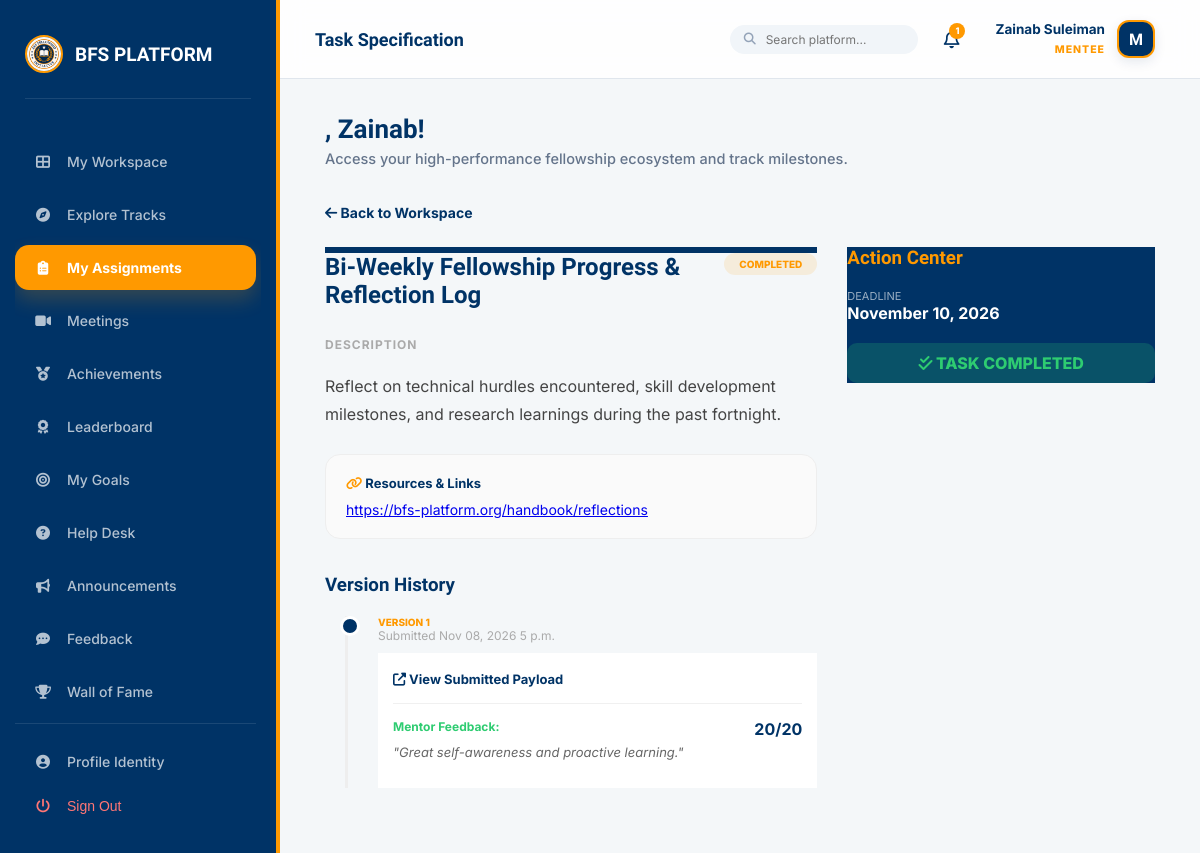
The page /tasks/assignment/10/ (signed in) on the database its author committed.
### accounts/models.py (models this page shows, shortened)
class User(AbstractUser):
    ROLE_CHOICES = [
        ('mentee', 'Mentee'),
        ('mentor', 'Mentor'),
        ('management', 'Management Team'),
        ('coordinator', 'Programme Coordinator'),
    ]
    role = models.CharField(max_length=20, choices=ROLE_CHOICES, default='mentee')
    phone = models.CharField(max_length=20, blank=True)
    bio = models.TextField(blank=True)
    avatar_url = models.URLField(blank=True)   # Link to OneDrive/SharePoint photo
    is_verified = models.BooleanField(default=False)
    linkedin_url = models.URLField(blank=True, verbose_name="LinkedIn Profile")
    github_url = models.URLField(blank=True, verbose_name="GitHub/Portfolio")
    cv_url = models.URLField(blank=True, verbose_name="CV/Resume (OneDrive Link)")
    qualification = models.CharField(max_length=120, blank=True, help_text="e.g. B.Sc, M.Sc, Ph.D, Professional Fellow")
    expertise = models.CharField(max_length=150, blank=True, help_text="e.g. Software Engineering, AI, Cloud, Research")
    academic_status = models.CharField(max_length=100, blank=True, help_text="e.g. Student, Recent Graduate, Professional")
    interests = models.TextField(blank=True, help_text="Areas of interest or specialization")
    career_goal = models.TextField(blank=True, help_text="Mentee primary career and learning goal")

### tasks/models.py (models this page shows, shortened)
class TaskAssignment(models.Model):
    STATUS_CHOICES = [
        ('todo', 'To Do'),
        ('submitted', 'Submitted'),
        ('completed', 'Completed'),
        ('overdue', 'Overdue'),
        ('resubmission', 'Resubmission Required'),
    ]
    task = models.ForeignKey(Task, on_delete=models.CASCADE, related_name='assignments')
    mentee = models.ForeignKey(settings.AUTH_USER_MODEL, on_delete=models.CASCADE, related_name='my_assignments')
    status = models.CharField(max_length=25, choices=STATUS_CHOICES, default='todo')
    assigned_at = models.DateTimeField(auto_now_add=True)
    class Meta:
        unique_together = ('task', 'mentee')

class Task(models.Model):
    TARGET_CHOICES = [
        ('individual', 'Individual'),
        ('selected', 'Selected Mentees'),
        ('group', 'Entire Group'),
        ('population', 'Wider Population'),
    ]
    title = models.CharField(max_length=200)
    description = models.TextField()
    category = models.CharField(
        max_length=80,
        blank=True,
        help_text="e.g. Research, Coding, Design"
    )
    resources = models.TextField(blank=True, help_text="Links to helpful reading materials")
    submission_rules = models.TextField(blank=True, help_text="Specific rules for this submission")
    deadline = models.DateTimeField()
    points_possible = models.PositiveIntegerField(default=20)
    target_type = models.CharField(max_length=12, choices=TARGET_CHOICES)
    target_group = models.ForeignKey(Group, on_delete=models.SET_NULL, null=True, blank=True)
    selected_mentees = models.ManyToManyField(settings.AUTH_USER_MODEL, blank=True, related_name='specially_assigned_tasks')
    assigned_by = models.ForeignKey(settings.AUTH_USER_MODEL, on_delete=models.SET_NULL, null=True, related_name='tasks_created')
    created_at = models.DateTimeField(auto_now_add=True)

class Submission(models.Model):
    assignment = models.ForeignKey(TaskAssignment, on_delete=models.CASCADE, related_name='submissions')
    onedrive_link = models.URLField(verbose_name="OneDrive/SharePoint URL")
    mentee_notes = models.TextField(blank=True)
    version = models.PositiveIntegerField(default=1)
    submitted_at = models.DateTimeField(auto_now_add=True)

class Review(models.Model):
    submission = models.OneToOneField(Submission, on_delete=models.CASCADE, related_name='review')
    reviewer = models.ForeignKey(settings.AUTH_USER_MODEL, on_delete=models.SET_NULL, null=True)
    score = models.PositiveIntegerField()
    feedback = models.TextField(blank=True)
    requires_resubmission = models.BooleanField(default=False)
    reviewed_at = models.DateTimeField(auto_now_add=True)

### tasks/views.py (the view)
# urls.py: path('assignment/<int:assignment_id>/', views.task_detail, name='task_detail'),
@role_required('mentee', 'mentor', 'coordinator')
def task_detail(request, assignment_id):
    assignment = get_object_or_404(TaskAssignment, id=assignment_id)
    if request.user.role == 'mentee' and assignment.mentee != request.user:
        raise PermissionDenied
    return render(request, 'tasks/task_detail.html', {'assignment': assignment})

### templates/tasks/task_detail.html (shortened to what this page needs)
{% extends 'base.html' %}
{% block header_title %}Task Specification{% endblock %}
{% block content %}
<div style="margin-bottom: 25px;">
    <a href="{% url 'dashboard:home' %}" style="text-decoration: none; color: var(--navy); font-weight: 700; font-size: 14px;">
        <i class="fas fa-arrow-left"></i> Back to Workspace
    </a>
</div>
<div class="detail-grid">
    <div class="main-content">
        <div class="card" style="border-top: 6px solid var(--navy);">
            <div style="display: flex; justify-content: space-between; align-items: flex-start;">
                <h2 style="font-family: 'Lexend'; color: var(--navy); margin: 0;">{{ assignment.task.title }}</h2>
                <span class="status-pill" style="background: var(--gold-soft); color: var(--gold); padding: 5px 15px; border-radius: 20px; font-size: 10px; font-weight: 800;">
                    {{ assignment.get_status_display|upper }}
                </span>
            </div>
            <div style="margin: 25px 0; line-height: 1.8; color: #444;">
                <h4 style="font-size: 12px; color: #aaa; text-transform: uppercase; letter-spacing: 1px;">Description</h4>
                {{ assignment.task.description|linebreaks }}
            </div>
            <div style="background: #fafafa; padding: 20px; border-radius: 15px; border: 1px solid #eee;">
                <h4 style="margin: 0 0 10px; font-size: 13px; color: var(--navy);"><i class="fas fa-link" style="color: var(--gold);"></i> Resources & Links</h4>
                <div style="font-size: 14px; color: #666;">{{ assignment.task.resources|urlize|default:"No external resources provided." }}</div>
            </div>
        </div>
        <h3 style="font-family: 'Lexend'; color: var(--navy); margin: 35px 0 20px;">Version History</h3>
        <div class="timeline">
            {% for sub in assignment.submissions.all %}
            <div class="timeline-item">
                <div class="timeline-version">Version {{ sub.version }}</div>
                <div style="font-size: 12px; color: #aaa; margin-bottom: 10px;">Submitted {{ sub.submitted_at|date:"M d, Y P" }}</div>
                <div class="card" style="padding: 15px; background: #fff;">
                    <a href="{{ sub.onedrive_link }}" target="_blank" style="color: var(--navy); font-weight: 700; text-decoration: none; font-size: 13px;">
                        <i class="fas fa-external-link-alt"></i> View Submitted Payload
                    </a>
                    {% if sub.review %}
                        <div style="margin-top: 15px; padding-top: 15px; border-top: 1px solid #f0f0f0;">
                            <div style="display: flex; justify-content: space-between;">
                                <strong style="font-size: 12px; color: #2ecc71;">Mentor Feedback:</strong>
                                <strong style="color: var(--navy);">{{ sub.review.score }}/20</strong>
                            </div>
                            <p style="font-size: 13px; color: #666; font-style: italic; margin-top: 5px;">"{{ sub.review.feedback }}"</p>
                        </div>
                    {% endif %}
                </div>
            </div>
            {% empty %}
            <p style="color: #bbb; font-style: italic;">No submissions recorded yet.</p>
            {% endfor %}
        </div>
    </div>
    <div class="side-panel">
        <div class="card" style="background: var(--navy); color: white; border: none;">
            <h3 style="font-family: 'Lexend'; margin: 0; color: var(--gold);">Action Center</h3>
            <div style="margin: 20px 0;">
                <div style="font-size: 11px; opacity: 0.6; text-transform: uppercase;">Deadline</div>
                <div style="font-weight: 700; font-size: 16px;">{{ assignment.task.deadline|date:"F d, Y" }}</div>
            </div>
            {% if assignment.status != 'completed' %}
                <button onclick="openSubmitModal('{{ assignment.id }}', '{{ assignment.task.title }}')" class="btn-gold" style="width: 100%; padding: 15px;">
                    INITIALIZE SUBMISSION
                </button>
            {% else %}
                <div style="text-align: center; padding: 10px; background: rgba(46, 204, 113, 0.2); border-radius: 10px; color: #2ecc71; font-weight: 800;">
                    <i class="fas fa-check-double"></i> TASK COMPLETED
                </div>
            {% endif %}
        </div>
    </div>
</div>
{% endblock %}

### templates/base.html (shortened to what this page needs)
{% load static %}
<!DOCTYPE html>
<html lang="en">
<head>
    <link rel="stylesheet" href="https://cdnjs.cloudflare.com/ajax/libs/font-awesome/6.4.0/css/all.min.css">
</head>
<body>
    <aside class="sidebar" id="sidebar">
        <div class="brand">
            <img src="{% static 'images/logo.jpg' %}" alt="BFS Logo">
            <span>BFS PLATFORM</span>
        </div>
        <nav class="nav-menu">
            {% if user.role == 'mentee' %}
                <a href="{% url 'dashboard:mentee_dashboard' %}" class="nav-item {% if request.resolver_match.url_name == 'mentee_dashboard' %}active{% endif %}">
                    <i class="fas fa-th-large"></i> My Workspace
                </a>
                <a href="{% url 'groups:group_list' %}" class="nav-item {% if 'groups' in request.path and 'meetings' not in request.path and 'pairings' not in request.path %}active{% endif %}">
                    <i class="fas fa-compass"></i> Explore Tracks
                </a>
                <a href="{% url 'tasks:my_tasks_list' %}" class="nav-item {% if 'tasks' in request.path %}active{% endif %}">
                    <i class="fas fa-clipboard-list"></i> My Assignments
                </a>
                <a href="{% url 'groups:meeting_list' %}" class="nav-item {% if 'meetings' in request.path %}active{% endif %}">
                    <i class="fas fa-video"></i> Meetings
                </a>
                <a href="{% url 'progress:achievements' %}" class="nav-item {% if 'achievements' in request.path %}active{% endif %}">
                    <i class="fas fa-medal"></i> Achievements
                </a>
                <a href="{% url 'progress:leaderboard' %}" class="nav-item {% if 'leaderboard' in request.path %}active{% endif %}">
                    <i class="fas fa-award"></i> Leaderboard
                </a>
                <a href="{% url 'progress:goals' %}" class="nav-item {% if 'goals' in request.path %}active{% endif %}">
                    <i class="fas fa-bullseye"></i> My Goals
                </a>
                <a href="{% url 'helpdesk:home' %}" class="nav-item {% if 'helpdesk' in request.path %}active{% endif %}">
                    <i class="fas fa-question-circle"></i> Help Desk
                </a>
                <a href="{% url 'announcements:list' %}" class="nav-item {% if 'announcements' in request.path %}active{% endif %}">
                    <i class="fas fa-bullhorn"></i> Announcements
                </a>
                <a href="{% url 'progress:feedback' %}" class="nav-item {% if 'feedback' in request.path %}active{% endif %}">
                    <i class="fas fa-comment-dots"></i> Feedback
                </a>
                <a href="{% url 'core:wall_of_fame' %}" class="nav-item {% if 'wall-of-fame' in request.path %}active{% endif %}">
                    <i class="fas fa-trophy"></i> Wall of Fame
                </a>
            {% endif %}
            <div style="margin-top: auto; border-top: 1px solid rgba(255,255,255,0.1); padding-top: 15px;">
                <a href="{% url 'accounts:profile' %}" class="nav-item {% if 'profile' in request.path %}active{% endif %}">
                    <i class="fas fa-user-circle"></i> Profile Identity
                </a>
                <button onclick="document.getElementById('logout-form').submit();" class="nav-item" style="color: #ff7675; cursor: pointer;">
                    <i class="fas fa-power-off"></i> Sign Out
                </button>
            </div>
        </nav>
    </aside>
    <main class="main">
        <header class="topbar">
            <div style="display: flex; align-items: center; gap: 15px;">
                <h2 style="margin:0; font-family:'Lexend'; font-size: 18px; color: var(--navy);">{% block header_title %}{% endblock %}</h2>
            </div>
            <div style="display: flex; align-items: center; gap: 20px;">
                <form method="get" action="{% url 'core:search' %}" style="display: flex; align-items: center; background: #f1f5f9; border-radius: 20px; padding: 6px 14px;">
                    <i class="fas fa-search" style="color: #94a3b8; font-size: 12px; margin-right: 8px;"></i>
                    <input type="text" name="q" placeholder="Search platform..." style="border: none; background: transparent; outline: none; font-size: 12px; width: 140px; font-family: inherit;">
                </form>
                <a href="{% url 'notifications:notification_list' %}" style="position: relative; color: var(--navy); text-decoration: none; font-size: 18px; padding: 6px;">
                    <i class="far fa-bell"></i>
                    {% if unread_notifications_count > 0 %}
                    <span style="position: absolute; top: 0; right: 0; background: var(--gold); color: white; border-radius: 50%; font-size: 9px; font-weight: 800; width: 16px; height: 16px; display: flex; align-items: center; justify-content: center;">
                        {{ unread_notifications_count }}
                    </span>
                    {% endif %}
                </a>
                <div class="identity-card" data-role="{{ user.get_role_display }}">
                    <div style="display: flex; align-items: center; gap: 12px;">
                        <div style="text-align: right; line-height: 1.2;">
                            <span style="display: block; font-weight: 700; font-size: 13.5px; color: var(--navy);">{{ user.get_full_name|default:user.username }}</span>
                            <span style="font-size: 10.5px; color: var(--gold); font-weight: 800; text-transform: uppercase; letter-spacing: 1px;">{{ user.role }}</span>
                        </div>
                        <div style="width: 38px; height: 38px; border-radius: 12px; background: var(--navy); color: white; display: flex; align-items: center; justify-content: center; font-weight: 800; font-family: 'Lexend'; border: 2px solid var(--gold); box-shadow: 0 4px 12px rgba(0, 51, 102, 0.1);">
                            {{ user.username|first|upper }}
                        </div>
                    </div>
                </div>
            </div>
        </header>
        <div class="content-body">
            <div class="welcome-banner">
                <h1>{{ greeting }}, {{ user.first_name|default:user.username }}!</h1>
                <p>Access your high-performance fellowship ecosystem and track milestones.</p>
            </div>
            {% block content %}{% endblock %}
        </div>
    </main>
</body>
</html>

### rows shown on the page
User: get_full_name "Zainab Suleiman", role "MENTEE", username|first "M", first_name "Zainab"
TaskAssignment: task "Bi-Weekly Fellowship Progress & Reflection Log", status "COMPLETED", task.description "Reflect on technical hurdles encountered, skill development milestones, and research learnings during the past fortnight.", task.resources "https://bfs-platform.org/handbook/reflections", task.deadline "November 10, 2026"
Submission: version "1", submitted_at "Nov 08, 2026 5 p.m.", review.score "20", review.feedback "Great self-awareness and proactive learning."

### other values the page prints
{{ unread_notifications_count }} "1"
